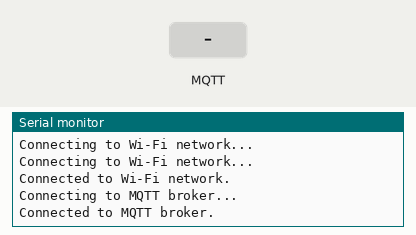
A sketch run on a simulated ESP8266 (NodeMCU). Shown: the last lines printed to the serial monitor. Inputs (shaded band) come from the test bench. WiFi joins after 1.5 s; servers stay silent unless stated; no MQTT or app messages arrive unless stated.

Above: at 3.2 s.
3.3 s: MQTT message "1" arrives on the first subscribed topic
At 4.4 s:
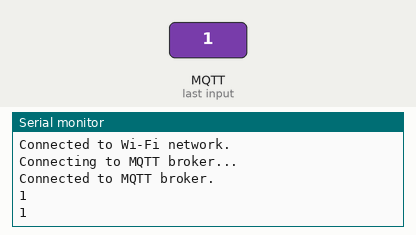
4.8 s: MQTT message "on" arrives on the first subscribed topic
At 5.5 s:
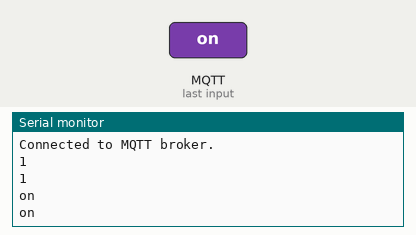
6.3 s: MQTT message "off" arrives on the first subscribed topic
At 6.7 s:
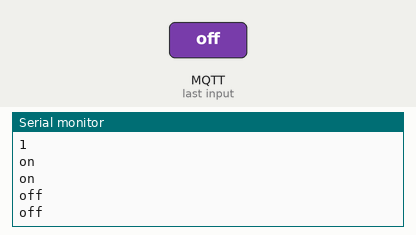

Measured:
- after the input at 3.3 s, the serial monitor: prints a new line at once (image 1)
- after the input at 4.8 s, the serial monitor: prints a new line at once (image 2)
- after the input at 6.3 s, the serial monitor: prints a new line at once (image 3)

The sketch:

Esp8266-Code.ino
```cpp
#include <ESP8266WiFi.h>
#include <PubSubClient.h>
#include <SoftwareSerial.h>

// Wi-Fi network credentials
const char* ssid = "Quan Houes";
const char* password = "10051990";

// MQTT broker credentials
const char* mqttServer = "35.165.89.144";
const char* mqttTopic = "ledcontrol";

// Initialize the Wi-Fi and MQTT clients
WiFiClient espClient;
PubSubClient client(espClient);

void setup() {
  Serial.begin(115200);

  while (!Serial) {
    ; // wait for serial port to connect
  }

  // Connect to the Wi-Fi network
  WiFi.begin(ssid, password);
  while (WiFi.status() != WL_CONNECTED) {
    delay(1000);
    Serial.println("Connecting to Wi-Fi network...");
  }
  Serial.println("Connected to Wi-Fi network.");

  // Connect to the MQTT broker
  client.setServer(mqttServer, 1883);
  client.setCallback(callback);
  while (!client.connected()) {
    Serial.println("Connecting to MQTT broker...");
    if (client.connect("ESP8266Client", NULL, NULL)) {
      Serial.println("Connected to MQTT broker.");
      client.subscribe(mqttTopic);
    } else {
      Serial.print("Failed to connect to MQTT broker, rc=");
      Serial.print(client.state());
      Serial.println(" retrying in 5 seconds...");
      delay(5000);
    }
  }
}

void loop() {
  // Keep the MQTT client connected
  if (!client.connected()) {
    reconnect();
  }
  client.loop();
}

void callback(char* topic, byte* payload, unsigned int length) {

  for (int i = 0; i < length; i++) {
    Serial.print((char)payload[i]);
  }
  Serial.println();

  // Send the received message to the Arduino board in the desired format
  String message = "";
  for (int i = 0; i < length; i++) {
    message += (char)payload[i];
  }
  message.replace("[", "");
  message.replace("]", "");
  message.replace(",", " ");
  Serial.println(message);
}
void reconnect() {
  // Attempt to reconnect to the MQTT broker every 5 seconds
  while (!client.connected()) {
    Serial.println("Connecting to MQTT broker...");
    if (client.connect("ESP8266Client", NULL, NULL)) {
      Serial.println("Connected to MQTT broker.");
      client.subscribe(mqttTopic);
    } else {
      Serial.print("Failed to connect to MQTT broker, rc=");
      Serial.print(client.state());
      Serial.println(" retrying in 5 seconds...");
      delay(5000);
    }
  }
}
```
